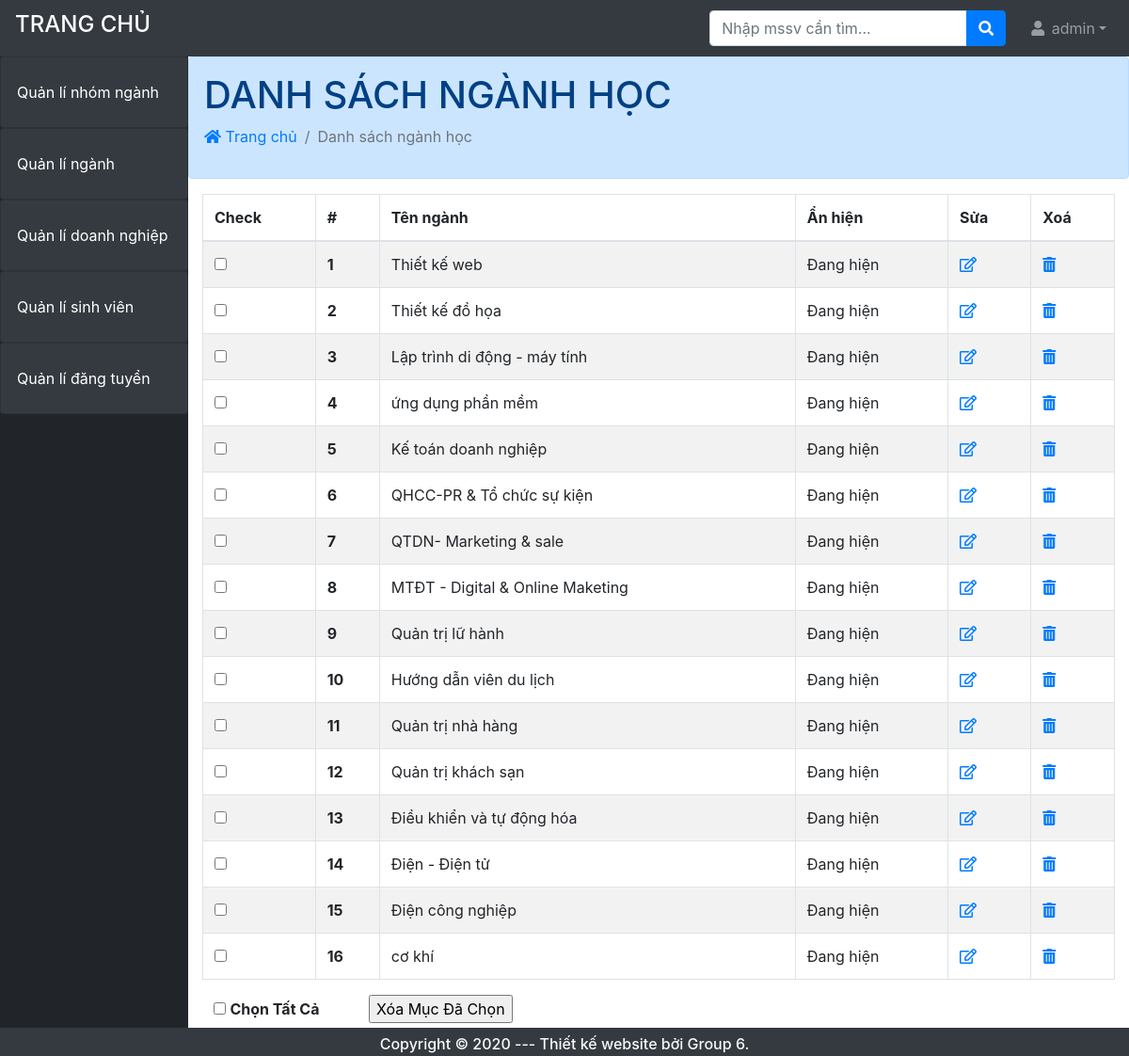
Page /admin/?ctrl=nganh (signed in) on the earlier database version.
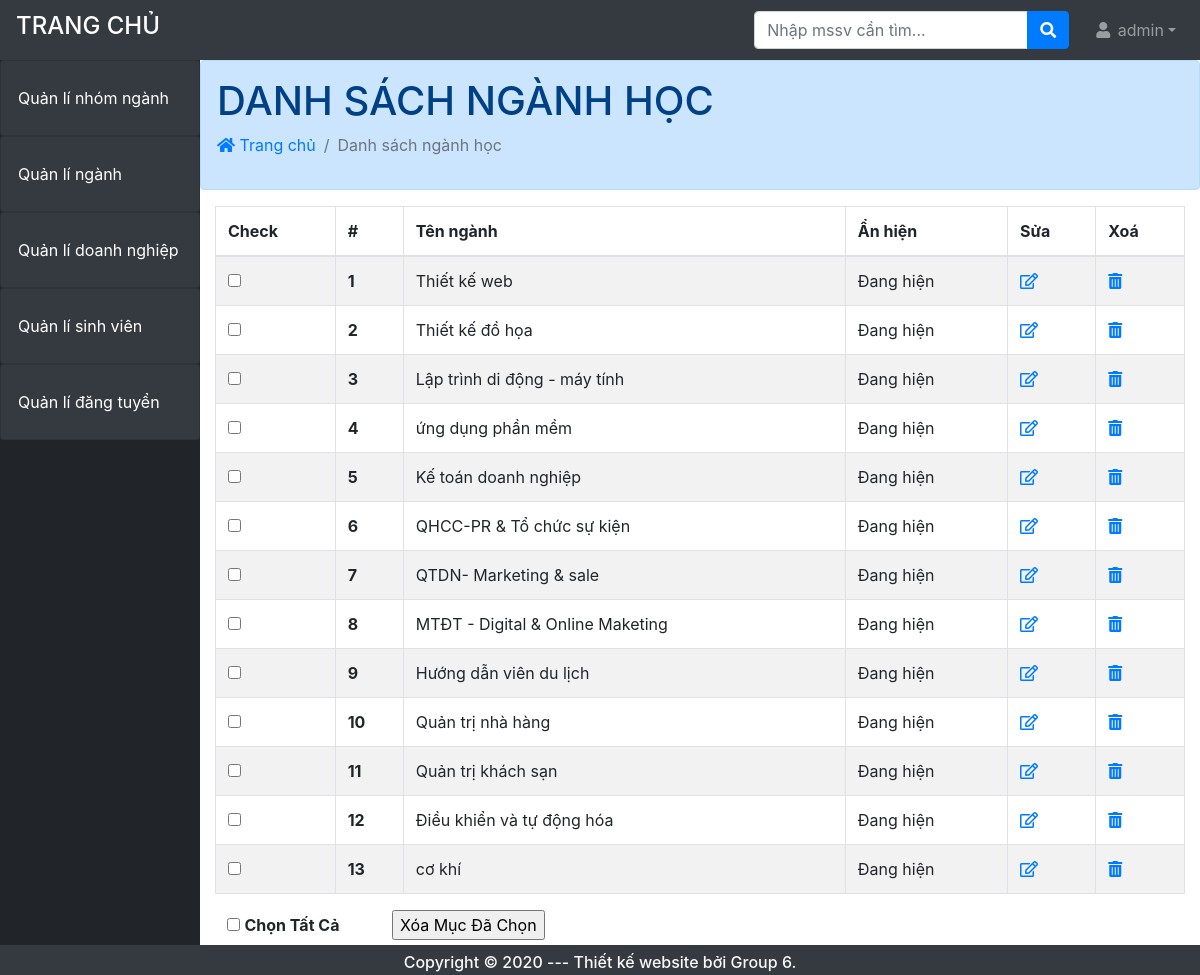
Same page on the later database version.
### tables this page shows
CREATE TABLE `nganh` (
  `id_nganh` int(11) NOT NULL,
  `ten_nganh` varchar(100) NOT NULL,
  `an_hien` tinyint(1) DEFAULT NULL,
  `id_nn` int(11) NOT NULL
);

### system/database.php (called while the page is built, shortened)
<?php
    function getConnection()  {
        try {
            $conn = new PDO("mysql:host=".HOST_DB.";dbname=".NAME_DB, USER_DB, PASS_DB);
            $conn->setAttribute(PDO::ATTR_ERRMODE, PDO::ERRMODE_EXCEPTION);
            return $conn;
            } catch(PDOException $e) {
            echo "Connection failed: " . $e->getMessage();
            }
        }
    function query($sql)   {
        $conn = getConnection();
        $result = $conn->query($sql);
        return $result;
        }
?>

### admin/models/nganh.php (called while the page is built, shortened)
<?php require_once('../system/database.php');
function getAllNganh()
{
    $sql = "SELECT * from nganh";
    return query($sql);
}
?>

### admin/views/nganh-index.php (the view, shortened to what this page needs)
<div class="row">
    <div class="alert alert-primary w-100 p-3" role="alert"">
        <h1 >DANH SÁCH NGÀNH HỌC</h1>
        <nav aria-label="breadcrumb" >
            <ol class="breadcrumb bg-transparent p-0">
                <li class="breadcrumb-item"><a href="#"><i class="fas fa-home    "></i> Trang chủ</a></li>
                <li class="breadcrumb-item active" aria-current="page"> Danh sách ngành học</li>
            </ol>
        </nav>
    </div>
</div>
<table class="table table-hover table-bordered table-striped ">
    <thead >
        <tr>
            <th scope="col">Check</th>
            <th scope="col">#</th>
            <th scope="col">Tên ngành</th>
            <th scope="col">Ẩn hiện</th>
            <th scope="col">Sửa</th>
            <th scope="col">Xoá</th>
        </tr>
    </thead>
    <tbody>
        <?php
        $i = 1;
            foreach ($ds as $row) { ?>
            <tr>
            <td><div class="checkbox">
            <input type="checkbox" class="checkitem" value ='<?= $row['id_nganh'] ?>' > </div></td>
                <th scope="row"><?= $i++ ?></th>
                <td> <?= $row['ten_nganh'] ?></td>
                <td><?= ($row['an_hien'] == 1) ? "Đang hiện" : "Đang ẩn"; ?></td>
                <td><a href="?ctrl=nganh&act=edit&id_nganh=<?= $row['id_nganh'] ?>"><i class="far fa-edit"></i></a>
                </td>
                <td><a href="?ctrl=nganh&act=delete&id_nganh=<?= $row['id_nganh'] ?>" onclick="return confirm('Bạn chắc chắn muốn xóa?');"><i class="fas fa-trash-alt"></i></a>
                </td>
            </tr>
        <?php } ?>
    </tbody>
</table>
<div class="checkbox">
                <input type="checkbox" id="checkall" style="margin-left: 12px">
                <label for="checkall" style="font-weight: bold;">Chọn Tất Cả</label>
                <input id="xoaall" type="submit" name="xoaall" class="mx-5" value="Xóa Mục Đã Chọn" onclick="return confirm('Bạn chắc chắn muốn xóa các mục đã chọn không ?');">
        </div>

Differences in the rows shown:
removed nganh: ten_nganh "Quản trị lữ hành", an_hien "Đang hiện"
removed nganh: ten_nganh "Điện - Điện tử", an_hien "Đang hiện"
removed nganh: ten_nganh "Điện công nghiệp", an_hien "Đang hiện"
